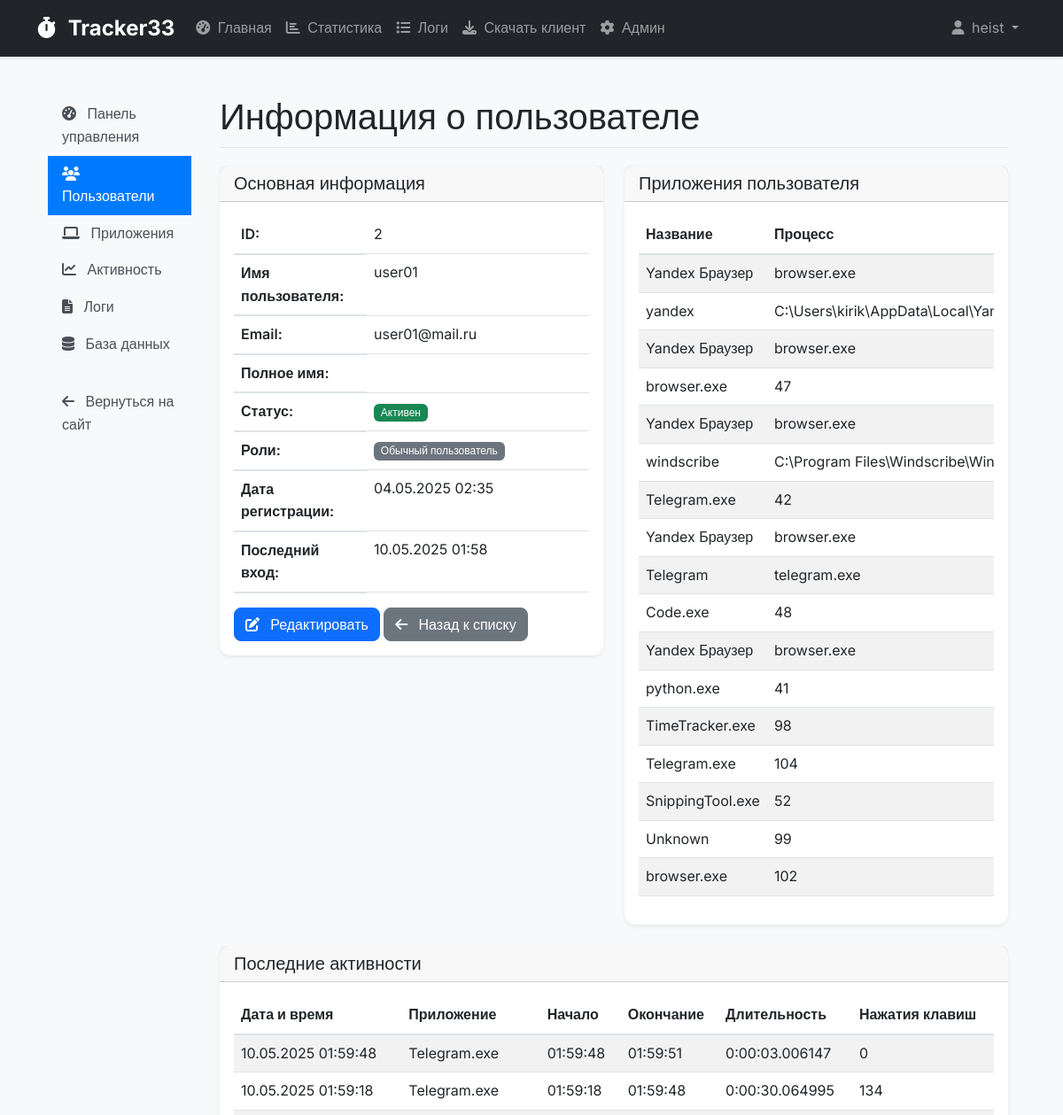
Page /admin-panel/users/2/ (signed in, upper part) on the earlier database version.
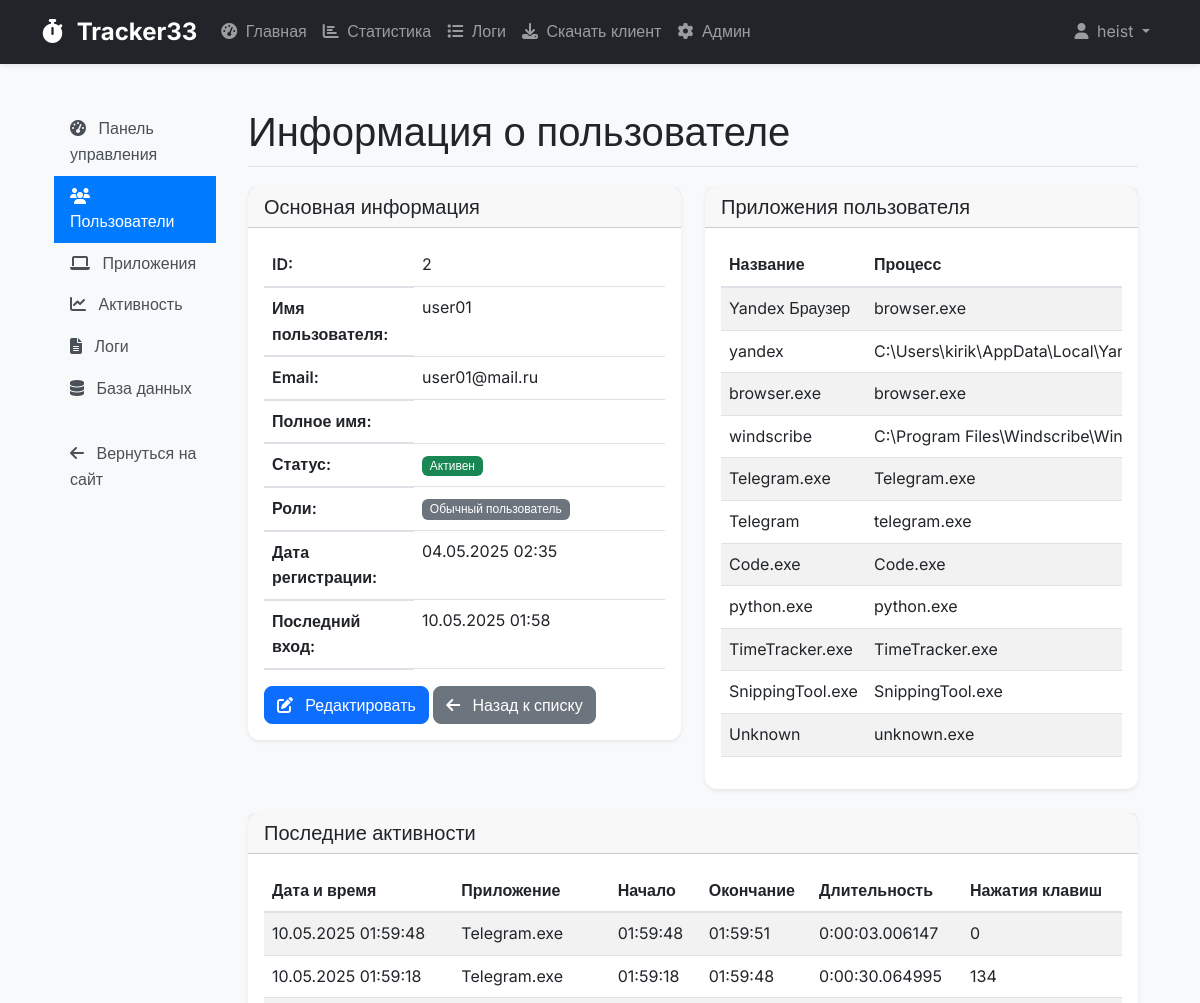
Same page on the later database version.
### tracking/models.py (models this page shows, shortened)
class Application(models.Model):
    user = models.ForeignKey(CustomUser, on_delete=models.CASCADE, related_name='tracked_apps', null=True, blank=True)
    name = models.CharField(max_length=255, verbose_name='Название приложения')
    process_name = models.CharField(max_length=255, verbose_name='Имя процесса')
    is_active = models.BooleanField(default=True, verbose_name='Активно')
    is_productive = models.BooleanField(default=False, verbose_name='Полезное приложение')
    created_at = models.DateTimeField(default=timezone.now)
    updated_at = models.DateTimeField(auto_now=True)
    class Meta:
        verbose_name = 'Приложение'
        verbose_name_plural = 'Приложения'
        unique_together = ('user', 'process_name')
        ordering = ['name']
        indexes = [
            models.Index(fields=['user', 'is_active']),
            models.Index(fields=['user', 'is_productive']),
            models.Index(fields=['process_name']),
        ]

class UserActivity(models.Model):
    user = models.ForeignKey(CustomUser, on_delete=models.CASCADE, verbose_name='Пользователь')
    application = models.ForeignKey(Application, on_delete=models.CASCADE, verbose_name='Приложение')
    start_time = models.DateTimeField(verbose_name='Время начала')
    end_time = models.DateTimeField(verbose_name='Время окончания')
    duration = models.DurationField(verbose_name='Длительность', null=True, blank=True)
    keyboard_presses = models.IntegerField(default=0, verbose_name='Количество нажатий клавиш')
    class Meta:
        verbose_name = 'Активность пользователя'
        verbose_name_plural = 'Активности пользователей'
        indexes = [
            models.Index(fields=['user', 'start_time']),
            models.Index(fields=['user', 'end_time']),
            models.Index(fields=['application', 'start_time']),
            models.Index(fields=['application', 'end_time']),
        ]

### admin_panel/views.py (the view)
# urls.py: path('users/<int:pk>/', views.UserDetailView.as_view(), name='user_detail'),
class UserDetailView(LoginRequiredMixin, SuperUserRequiredMixin, DetailView):
    model = CustomUser
    template_name = 'admin_panel/user_detail.html'
    context_object_name = 'user_obj'
    def get_context_data(self, **kwargs):
        context = super().get_context_data(**kwargs)
        user = self.get_object()
        context['activities'] = UserActivity.objects.filter(user=user).order_by('-start_time')[:20]
        context['applications'] = Application.objects.filter(
            useractivity__user=user
        ).annotate(
            activity_count=Count('useractivity')
        ).order_by('-activity_count').distinct()
        return context

### admin_panel/views.py (called while the page is built)
    def test_func(self):
        return self.request.user.is_superuser

### tracking/logging.py (called while the page is built)
    @staticmethod
    def log_view_performance(view_name, response_time, status_code):
        log_data = {
            'timestamp': datetime.now().isoformat(),
            'view_name': view_name,
            'response_time': response_time,
            'status_code': status_code
        }
        performance_logger.info(json.dumps(log_data))

### templates/admin_panel/user_detail.html (shortened to what the changed rows need)
{% extends 'admin_panel/base_admin.html' %}
{% block admin_content %}
<h1 class="admin-title">Информация о пользователе</h1>
<div class="row mb-4">
    <div class="col-md-6">
        <div class="card">
            <div class="card-body">
                <table class="table">
                    <tr>
                        <th style="width: 150px;">ID:</th>
                    </tr>
                    <tr>
                        <th>Имя пользователя:</th>
                    </tr>
                    <tr>
                        <th>Email:</th>
                    </tr>
                    <tr>
                        <th>Полное имя:</th>
                    </tr>
                    <tr>
                        <th>Статус:</th>
                    </tr>
                    <tr>
                        <th>Роли:</th>
                    </tr>
                    <tr>
                        <th>Дата регистрации:</th>
                    </tr>
                    <tr>
                        <th>Последний вход:</th>
                    </tr>
                </table>
            </div>
        </div>
    </div>
    <div class="col-md-6">
        <div class="card">
            <div class="card-body">
                <div class="table-responsive">
                    <table class="table table-striped">
                        <thead>
                            <tr>
                                <th>Название</th>
                                <th>Процесс</th>
                            </tr>
                        </thead>
                        <tbody>
                            {% for app in applications %}
                            <tr>
                                <td>{{ app.name }}</td>
                                <td>{{ app.process_name }}</td>
                            </tr>
                            {% empty %}
                            <tr>
                                <td colspan="4" class="text-center">Нет приложений</td>
                            </tr>
                            {% endfor %}
                        </tbody>
                    </table>
                </div>
            </div>
        </div>
    </div>
</div>
<div class="card">
    <div class="card-body">
        <div class="table-responsive">
            <table class="table table-striped">
                <thead>
                    <tr>
                        <th>Дата и время</th>
                        <th>Приложение</th>
                        <th>Начало</th>
                        <th>Окончание</th>
                        <th>Длительность</th>
                        <th>Нажатия клавиш</th>
                    </tr>
                </thead>
                <tbody>
                    {% for activity in activities %}
                    <tr>
                        <td>{{ activity.start_time|date:"d.m.Y H:i:s" }}</td>
                        <td>{{ activity.application.name }}</td>
                        <td>{{ activity.start_time|time:"H:i:s" }}</td>
                        <td>{{ activity.end_time|time:"H:i:s" }}</td>
                        <td>{{ activity.duration }}</td>
                        <td>{{ activity.keyboard_presses }}</td>
                    </tr>
                    {% empty %}
                    <tr>
                        <td colspan="6" class="text-center">Нет активности</td>
                    </tr>
                    {% endfor %}
                </tbody>
            </table>
        </div>
    </div>
</div>
{% endblock %}

Differences in the rows shown:
removed Application: name "Yandex Браузер", process_name "browser.exe"
removed Application: name "Yandex Браузер", process_name "browser.exe"
removed Application: name "Yandex Браузер", process_name "browser.exe"
removed Application: name "Yandex Браузер", process_name "browser.exe"
removed Application: name "Telegram.exe", process_name "104"
removed Application: name "browser.exe", process_name "102"
shown differently, row unchanged: Application "Yandex Браузер": moves up the list
changed Application (number 3 of 11 on the later page): process_name "47" → "browser.exe"
changed Application "Telegram.exe": process_name "42" → "Telegram.exe"
changed Application "Code.exe": process_name "48" → "Code.exe"
changed Application "python.exe": process_name "41" → "python.exe"
changed Application "TimeTracker.exe": process_name "98" → "TimeTracker.exe"
changed Application "SnippingTool.exe": process_name "52" → "SnippingTool.exe"
changed Application "Unknown": process_name "99" → "unknown.exe"
